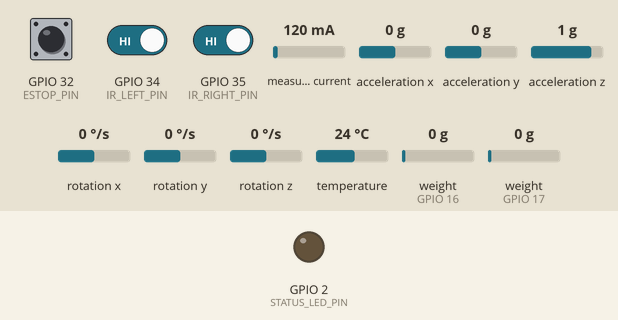
Recording of a sketch running on a simulated ESP32. Shown: output pins drawn as LEDs (lit = HIGH). The inputs (shaded band) are chosen by the test bench; at power-on: GPIO 32 (ESTOP_PIN) HIGH, GPIO 34 (IR_LEFT_PIN) HIGH, GPIO 35 (IR_RIGHT_PIN) HIGH, measured current 120 mA, acceleration x 0 g, acceleration y 0 g, acceleration z 1 g, rotation x 0 °/s, rotation y 0 °/s, rotation z 0 °/s, temperature 24 °C, weight on the scale (sensors on GPIO 16, GPIO 17) 0 g. WiFi joins after 1.5 s; servers stay silent unless stated; no MQTT or app messages arrive unless stated; what the sketch prints to the serial monitor is not drawn.

Above: at 1.1 s.
At 4.6 s:
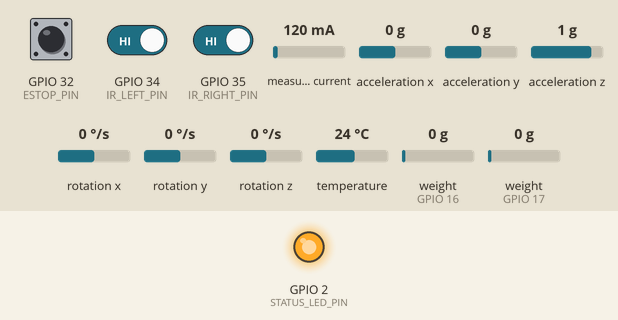
Timing chart, 0 to 6.1 s (numbered marks = the images above):
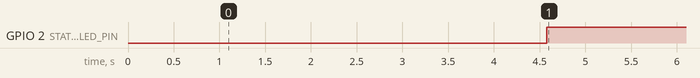

The sketch:

esp32_sensor_node.ino
```cpp
/*
 * =============================================================================
 * ESP32 Conveyor Belt Sensor Node — MQTT Telemetry Publisher
 * =============================================================================
 *
 * Hardware Architecture:
 *   [Sensors] ---> (I2C / GPIO) ---> [ESP32 Node]
 *                                        │ (MQTT over Wi-Fi)
 *                                        ▼
 *                               [Raspberry Pi Broker]
 *                                        │ (HTTP / MQTT)
 *                                        ▼
 *                                [Dashboard & ML Backend]
 *
 * Sensors Connected:
 *   1. MPU6050 #1 (Left Vibration)   : I2C (SDA: GPIO 21, SCL: GPIO 22, AD0 -> GND = 0x68)
 *   2. MPU6050 #2 (Right Vibration)  : I2C (SDA: GPIO 21, SCL: GPIO 22, AD0 -> 3.3V = 0x69)
 *   3. INA219 (Motor Current/Voltage): I2C (SDA: GPIO 21, SCL: GPIO 22, 0x40)
 *   4. HX711 #1 (Load Cell 1 - Left) : DT: GPIO 16, SCK: GPIO 4
 *   5. HX711 #2 (Load Cell 2 - Right): DT: GPIO 17, SCK: GPIO 18
 *   6. IR Optical Sensor (Left Track): GPIO 34 (Input Pull-up)
 *   7. IR Optical Sensor (Right Track: GPIO 35 (Input Pull-up)
 *   8. Emergency Stop (E-Stop Switch): GPIO 32 (Input Pull-up)
 *   9. Rotary Encoder (Speed Sensor) : GPIO 25 (Ch A), GPIO 26 (Ch B)
 *
 * Required Arduino Libraries:
 *   - PubSubClient by Nick O'Leary
 *   - ArduinoJson by Benoit Blanchon (v6 or v7)
 *   - Adafruit MPU6050 & Adafruit Unified Sensor
 *   - Adafruit INA219
 *   - HX711 by bogde
 * =============================================================================
 */

#include <WiFi.h>
#include <PubSubClient.h>
#include <ArduinoJson.h>
#include <Wire.h>
#include <Adafruit_MPU6050.h>
#include <Adafruit_Sensor.h>
#include <Adafruit_INA219.h>
#include "HX711.h"

// -----------------------------------------------------------------------------
// Network & MQTT Configuration
// -----------------------------------------------------------------------------
const char* WIFI_SSID     = "YOUR_WIFI_SSID";          // <-- Change to your Wi-Fi SSID
const char* WIFI_PASSWORD = "YOUR_WIFI_PASSWORD";      // <-- Change to your Wi-Fi Password

// IP address of your Raspberry Pi (running Mosquitto MQTT broker)
const char* MQTT_BROKER   = "192.168.1.100";           // <-- Change to your Raspberry Pi IP
const int   MQTT_PORT     = 1883;
const char* MQTT_TOPIC    = "conveyor/cv-iron-01/telemetry";
const char* MQTT_CLIENT_ID= "esp32-conveyor-sensor-node";

// Telemetry publishing rate
const unsigned long PUBLISH_INTERVAL_MS = 100; // 10 Hz (every 100 ms)

// -----------------------------------------------------------------------------
// Pin Definitions
// -----------------------------------------------------------------------------
#define I2C_SDA_PIN       21
#define I2C_SCL_PIN       22

// Load Cell HX711 pins
#define HX711_LEFT_DT     16
#define HX711_LEFT_SCK    4
#define HX711_RIGHT_DT    17
#define HX711_RIGHT_SCK   18

// IR alignment sensors
#define IR_LEFT_PIN       34
#define IR_RIGHT_PIN      35

// E-Stop & Status
#define ESTOP_PIN         32
#define STATUS_LED_PIN    2   // Onboard LED

// -----------------------------------------------------------------------------
// Hardware Object Instances
// -----------------------------------------------------------------------------
WiFiClient espClient;
PubSubClient mqttClient(espClient);

Adafruit_MPU6050 mpuLeft;
Adafruit_MPU6050 mpuRight;
Adafruit_INA219 ina219;

HX711 scaleLeft;
HX711 scaleRight;

// Hardware presence flags (graceful fallback to simulated values if sensor disconnected)
bool mpuLeftReady  = false;
bool mpuRightReady = false;
bool ina219Ready   = false;
bool hx711Ready    = false;

unsigned long lastPublishTime = 0;
unsigned long frameCounter    = 0;

// Calibration factors for HX711 (adjust according to your load cell calibration)
const float CALIBRATION_FACTOR_LEFT  = 420.0f;
const float CALIBRATION_FACTOR_RIGHT = 420.0f;

// -----------------------------------------------------------------------------
// Setup Function
// -----------------------------------------------------------------------------
void setup() {
  Serial.begin(115200);
  delay(1000);
  Serial.println("\n========================================================");
  Serial.println("   ESP32 Industrial Conveyor Sensor Node Starting");
  Serial.println("========================================================");

  pinMode(STATUS_LED_PIN, OUTPUT);
  pinMode(IR_LEFT_PIN, INPUT_PULLUP);
  pinMode(IR_RIGHT_PIN, INPUT_PULLUP);
  pinMode(ESTOP_PIN, INPUT_PULLUP);

  // Initialize I2C bus
  Wire.begin(I2C_SDA_PIN, I2C_SCL_PIN);

  // 1. Initialize MPU6050 Left (0x68)
  if (mpuLeft.begin(0x68, &Wire)) {
    Serial.println("[OK] MPU6050 Left (0x68) Initialized");
    mpuLeft.setAccelerometerRange(MPU6050_RANGE_4_G);
    mpuLeft.setFilterBandwidth(MPU6050_BAND_21_HZ);
    mpuLeftReady = true;
  } else {
    Serial.println("[WARN] MPU6050 Left (0x68) not found. Using fallback.");
  }

  // 2. Initialize MPU6050 Right (0x69 - AD0 tied to 3.3V)
  if (mpuRight.begin(0x69, &Wire)) {
    Serial.println("[OK] MPU6050 Right (0x69) Initialized");
    mpuRight.setAccelerometerRange(MPU6050_RANGE_4_G);
    mpuRight.setFilterBandwidth(MPU6050_BAND_21_HZ);
    mpuRightReady = true;
  } else {
    Serial.println("[WARN] MPU6050 Right (0x69) not found. Using fallback.");
  }

  // 3. Initialize INA219 (0x40)
  if (ina219.begin(&Wire)) {
    Serial.println("[OK] INA219 Current Sensor (0x40) Initialized");
    ina219Ready = true;
  } else {
    Serial.println("[WARN] INA219 not found. Using fallback.");
  }

  // 4. Initialize HX711 Load Cells
  scaleLeft.begin(HX711_LEFT_DT, HX711_LEFT_SCK);
  scaleRight.begin(HX711_RIGHT_DT, HX711_RIGHT_SCK);

  if (scaleLeft.is_ready() || scaleRight.is_ready()) {
    Serial.println("[OK] HX711 Load Cells Initialized");
    scaleLeft.set_scale(CALIBRATION_FACTOR_LEFT);
    scaleRight.set_scale(CALIBRATION_FACTOR_RIGHT);
    scaleLeft.tare();
    scaleRight.tare();
    hx711Ready = true;
  } else {
    Serial.println("[WARN] HX711 Load Cells not detected. Using baseline.");
  }

  // Connect to Wi-Fi and MQTT
  setupWiFi();
  mqttClient.setServer(MQTT_BROKER, MQTT_PORT);
  mqttClient.setBufferSize(512); // Ensure buffer fits JSON payload
}

// -----------------------------------------------------------------------------
// Wi-Fi Connection
// -----------------------------------------------------------------------------
void setupWiFi() {
  Serial.printf("\nConnecting to Wi-Fi: %s", WIFI_SSID);
  WiFi.mode(WIFI_STA);
  WiFi.begin(WIFI_SSID, WIFI_PASSWORD);

  int retries = 0;
  while (WiFi.status() != WL_CONNECTED && retries < 20) {
    delay(500);
    Serial.print(".");
    retries++;
  }

  if (WiFi.status() == WL_CONNECTED) {
    Serial.printf("\n[OK] Wi-Fi Connected! IP: %s\n", WiFi.localIP().toString().c_str());
  } else {
    Serial.println("\n[WARN] Wi-Fi connection timed out. Will retry in loop.");
  }
}

// -----------------------------------------------------------------------------
// MQTT Reconnection Logic
// -----------------------------------------------------------------------------
void reconnectMQTT() {
  if (WiFi.status() != WL_CONNECTED) {
    setupWiFi();
    return;
  }

  while (!mqttClient.connected()) {
    Serial.printf("Connecting to Raspberry Pi MQTT Broker at %s:%d ... ", MQTT_BROKER, MQTT_PORT);
    if (mqttClient.connect(MQTT_CLIENT_ID)) {
      Serial.println("[OK] Connected to MQTT Broker!");
      digitalWrite(STATUS_LED_PIN, HIGH);
    } else {
      Serial.printf("Failed (rc=%d). Retrying in 2s...\n", mqttClient.state());
      digitalWrite(STATUS_LED_PIN, LOW);
      delay(2000);
    }
  }
}

// -----------------------------------------------------------------------------
// Main Loop
// -----------------------------------------------------------------------------
void loop() {
  if (!mqttClient.connected()) {
    reconnectMQTT();
  }
  mqttClient.loop();

  unsigned long now = millis();
  if (now - lastPublishTime >= PUBLISH_INTERVAL_MS) {
    lastPublishTime = now;
    readAndPublishSensors();
  }
}

// -----------------------------------------------------------------------------
// Sensor Acquisition & MQTT Transmission
// -----------------------------------------------------------------------------
void readAndPublishSensors() {
  // 1. Read Vibration (Left & Right MPU6050)
  float vibLeftG  = 1.85f;
  float vibRightG = 1.88f;

  if (mpuLeftReady) {
    sensors_event_t a, g, temp;
    mpuLeft.getEvent(&a, &g, &temp);
    // Acceleration magnitude in g's (9.80665 m/s^2 per g)
    float totalMps2 = sqrt(a.acceleration.x * a.acceleration.x +
                           a.acceleration.y * a.acceleration.y +
                           a.acceleration.z * a.acceleration.z);
    vibLeftG = totalMps2 / 9.80665f;
  }

  if (mpuRightReady) {
    sensors_event_t a, g, temp;
    mpuRight.getEvent(&a, &g, &temp);
    float totalMps2 = sqrt(a.acceleration.x * a.acceleration.x +
                           a.acceleration.y * a.acceleration.y +
                           a.acceleration.z * a.acceleration.z);
    vibRightG = totalMps2 / 9.80665f;
  }

  // 2. Read Load Cells (HX711)
  float loadLeftKg  = 4.58f;
  float loadRightKg = 4.55f;

  if (hx711Ready) {
    if (scaleLeft.is_ready()) {
      loadLeftKg = scaleLeft.get_units(1);
      if (loadLeftKg < 0) loadLeftKg = 0;
    }
    if (scaleRight.is_ready()) {
      loadRightKg = scaleRight.get_units(1);
      if (loadRightKg < 0) loadRightKg = 0;
    }
  }

  // 3. Read Current (INA219)
  float currentA = 2.25f;
  if (ina219Ready) {
    float currentMA = ina219.getCurrent_mA();
    currentA = currentMA / 1000.0f;
  }

  // 4. Read Digital Inputs (IR alignment, E-Stop)
  bool irLeftBlocked  = (digitalRead(IR_LEFT_PIN) == LOW);
  bool irRightBlocked = (digitalRead(IR_RIGHT_PIN) == LOW);
  bool estopActive    = (digitalRead(ESTOP_PIN) == LOW);
  bool faultActive    = irLeftBlocked || irRightBlocked || estopActive;

  // Calculated metrics
  float loadImbalance = abs(loadLeftKg - loadRightKg);
  float totalLoad     = loadLeftKg + loadRightKg;
  float vibLeftMps2   = vibLeftG * 9.80665f;
  float vibRightMps2  = vibRightG * 9.80665f;

  // 5. Pack into JSON matching Backend ML Schema
  StaticJsonDocument<512> doc;
  doc["vibration_left_g"]     = round(vibLeftG * 1000.0) / 1000.0;
  doc["vibration_right_g"]    = round(vibRightG * 1000.0) / 1000.0;
  doc["vibration_left_mps2"]  = round(vibLeftMps2 * 1000.0) / 1000.0;
  doc["vibration_right_mps2"] = round(vibRightMps2 * 1000.0) / 1000.0;
  doc["load_left_kg"]         = round(loadLeftKg * 100.0) / 100.0;
  doc["load_right_kg"]        = round(loadRightKg * 100.0) / 100.0;
  doc["load_imbalance_kg"]    = round(loadImbalance * 100.0) / 100.0;
  doc["total_load_kg"]        = round(totalLoad * 100.0) / 100.0;
  doc["current_A"]            = round(currentA * 100.0) / 100.0;
  doc["ir_left_blocked"]      = irLeftBlocked;
  doc["ir_right_blocked"]     = irRightBlocked;
  doc["motor_state"]          = estopActive ? "STOPPED" : "RUNNING";
  doc["estop_active"]         = estopActive;
  doc["fault_active"]         = faultActive;
  doc["source"]               = "ESP32_HARDWARE";

  char jsonBuffer[512];
  serializeJson(doc, jsonBuffer);

  // Publish to Raspberry Pi MQTT broker
  mqttClient.publish(MQTT_TOPIC, jsonBuffer);
  frameCounter++;

  if (frameCounter % 50 == 0) { // Log every 5 seconds
    Serial.printf("[ESP32 -> RPi MQTT] Sent frame #%lu | Vib: %.2f/%.2f g | Load: %.2f kg | Current: %.2f A\n",
                  frameCounter, vibLeftG, vibRightG, totalLoad, currentA);
  }
}
```

Measured:
- by itself, GPIO 2 (STATUS_LED_PIN): LOW → HIGH at 4.6 s
